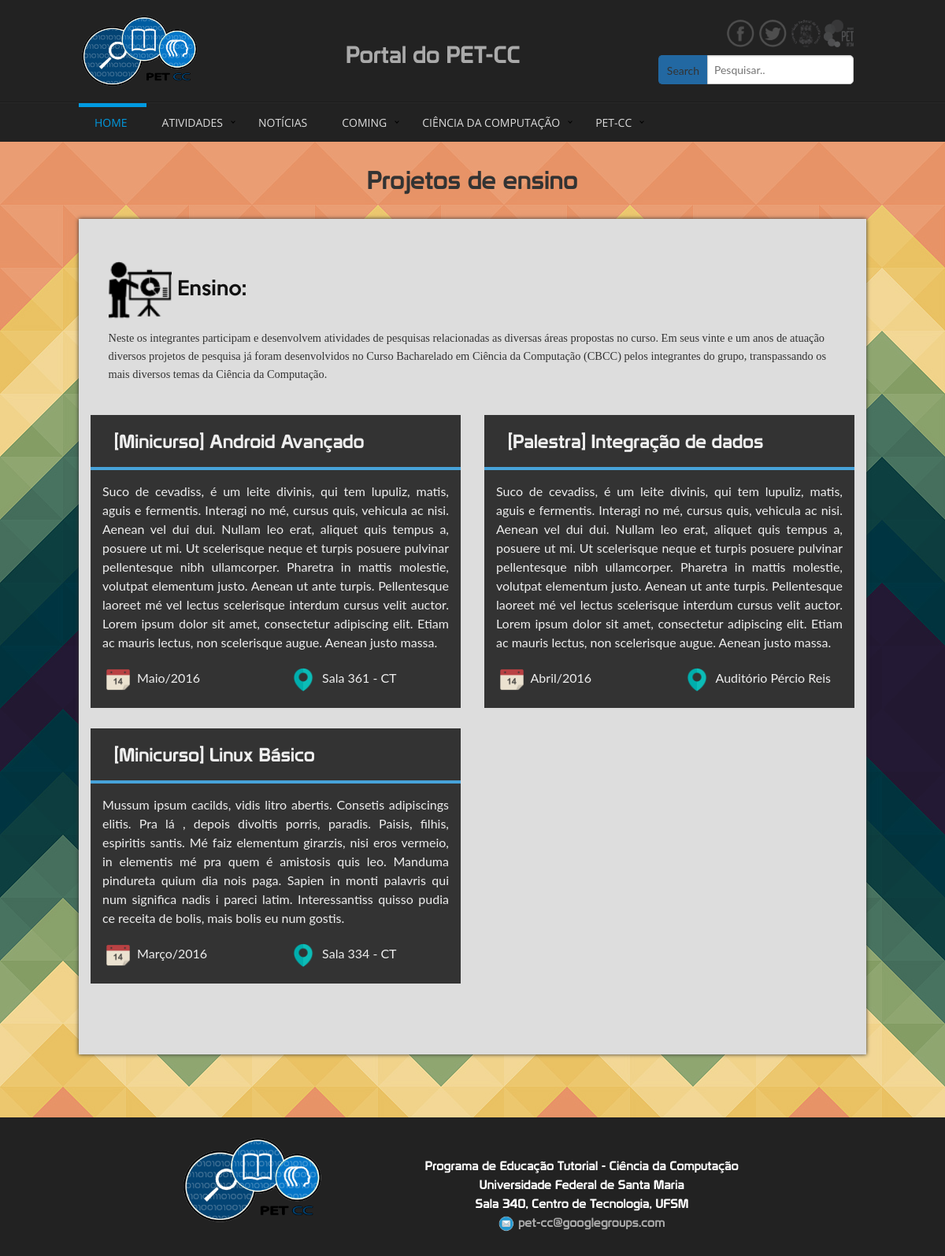
Page /projetos/ensino/ on the committed database.
### atividades/models.py (models this page shows, shortened)
class Atividade(models.Model):
    nome = models.CharField(max_length=150)
    carga = models.IntegerField()
    local = models.CharField(max_length=150, default="")
    slug = models.SlugField(max_length=100, blank=True, unique=True)
    data_inicial = models.DateField(
            default=datetime.now,
            blank=False
    )
    data_final = models.DateField(
            default=datetime.now,
            blank=False
    )
    hora_inicial = models.TimeField(
        default=datetime.now(),
        blank=False
    )
    hora_final = models.TimeField(
        default=datetime.now(),
        blank=False
    )
    data_definida = models.BooleanField(default=False)
    certificado_disponivel = models.BooleanField(default=False)
    inscricao_aberta = models.BooleanField(default=False)
    maximo_inscritos = models.IntegerField(default=30, blank=True)
    tipo = models.CharField(max_length=50, choices=(('MN', 'Minicurso'), ('PEC', 'PEC'), ('SEM', 'Seminario'),
                                                    ('TA', 'Topico de Apoio'), ('PESQ', 'Pesquisa'),
                                                    ('EX', 'Extensao'), ('OU', 'Outro')), default='OU')
    organizacao = models.CharField(max_length=100, default="PET - Ciência da Computação", blank=False, null=False)
    descricao = models.TextField()
    aviso = models.TextField(default="", blank=True)
    integrantes = models.CharField(max_length=150, blank=True, default="", help_text="Usar para projetos de pesquisa, "
                                                                                     "indicando os participantes do"
                                                                                     "projeto.")
    class Meta:
        ordering = ['-data_inicial']

### projetos/views.py (the view)
def ensino(request):
    prj = Atividade.objects.filter(tipo='MN') | Atividade.objects.filter(tipo='PEC') | \
          Atividade.objects.filter(tipo='SEM') | Atividade.objects.filter(tipo='TA') | \
          Atividade.objects.filter(tipo='OU')
    return render(request, 'projetos/ensino.html', {'prj': prj})

### atividades/templatetags/atividades_extra.py (called while the page is built)
@register.filter(name='tipomin')
def tipomin(value):
    return tipos[value]

### projetos/templates/projetos/ensino.html (shortened to what this page needs)
{% extends 'base/base.html' %}
{% load endless %}
{% load atividades_extra %}
{% block cabecalho %}
    {% include 'home/cabecalho.html' %}
{% endblock %}
{% block precorpo %}
	<div class="container text-center" style="padding-top:25px; padding-bottom:25px; color:#333; font-size:32px; font-family: 'Prototype">
        Projetos de ensino
    </div>
{% endblock %}
{% block corpo %}
<div class="container" style="color:#111; padding-bottom:30px;">
	<div class="medium-11 large-10 columns small-centered" style="background-color:#ddd; box-shadow:0px 0px 5px #333; padding-bottom:60px;">
		<div class="row" id="ensino" style="padding-top:50px;">
			<div class="small-12 columns">
				<div class="row" style="padding-bottom:20px;">
					<div class="small-12 columns lemon" style="font-size:24px; line-height:50px;">
                        <img src="/media/img/icons/ensino.png" width="80" alt=""> Ensino:
                        <p style="font-size:60%; font-family:'Trebuchet MS'; padding-top:10px; color:#333">Neste os integrantes participam e desenvolvem atividades de pesquisas relacionadas as diversas áreas propostas no curso. Em seus vinte e um anos de atuação diversos projetos de pesquisa já foram desenvolvidos no Curso Bacharelado em Ciência da Computação (CBCC) pelos integrantes do grupo, transpassando os mais diversos temas da Ciência da Computação.</p>
					</div>
				</div>
				<div class="row">
					{% for projeto in prj %}
					{% if forloop.counter0|divisibleby:'2' %}
						{% if forloop.first %}
							<div class="row">
						{% else %}
							<div class="row" style="margin-top:26px;">
						{% endif %}
					{% endif %}
						<div class="medium-9 medium-centered large-uncentered large-6 columns">
							<div class="small-12 columns minicurso" style="padding-bottom:16px;">
								<a href="/atividades/{{projeto.slug}}" style="color:#eee"><div class="row m_titulo">
									<div class="small-12 columns prototype">
										[{{projeto.tipo|tipomin}}] {{projeto.nome}}
									</div>
								</div></a>
								<div class="row">
									<hr style="padding:0; margin:0; border:2px solid #47a3da;">
								</div>
								<div class="row m_conteudo text-justify">
									{{projeto.descricao|striptags}}
								</div>
								<div class="row">
									<div class="medium-6 columns">
										<img src="/media/img/icons/calendario.png" height="40" width="40" alt="" style="padding:5px;">
										{{projeto.data_inicial|date:"F/Y"}}
									</div>
									<div class="medium-6 columns">
										<img src="/media/img/icons/place.png" height="40" width="40" alt="" style="padding:5px;">
										{{projeto.local}}
									</div>
								</div>
							</div>
						</div>
					{% if not forloop.counter0|divisibleby:'2' %}
					</div>
					{% elif forloop.last %}
                    </div>
					{% endif %}
					{% endfor %}
				</div>
			</div>
		</div>
	</div>
</div>
{% endblock %}
{% block rodape %}
    {% include 'home/rodape.html' %}
{% endblock %}

### portalpetcc/media/css/aux.css (style rules this page uses)
.minicurso { background-color:#333; color:#eee; }
.m_titulo, .m_conteudo { padding:15px; }
.m_titulo { font-size:24px; }

### portalpetcc/media/css/default.css (style rules this page uses)
.lemon { font-family:'Sequel'; }
body, html { font-size: 100%; padding: 0; margin: 0; }
*, *:after, *:before { -webkit-box-sizing: border-box; -moz-box-sizing: border-box; box-sizing: border-box; }
body { font-family: 'Lato', Calibri, Arial, sans-serif; color: #47a3da; }
.prototype { font-family: 'Prototype', 'Trebuchet MS'; }

### portalpetcc/media/menu/stylemen.css (style rules this page uses)
body { padding:0; margin: 0; }

### rows in the picture
Atividade: tipo|tipomin "Minicurso", nome "Android Avançado", descricao "Suco de cevadiss, é um leite divinis, qui tem lupuliz, matis, aguis e fermentis. Interagi no mé, cursus quis, vehicula ac nisi. Aenean vel dui dui. Nullam leo erat, aliquet quis tempus a, posuere ut mi. Ut scelerisque neque et turpis posuere pulvinar pellentesque nibh ullamcorper. Pharetra in mattis molestie, volutpat elementum justo. Aenean ut ante turpis. Pellentesque laoreet mé vel lectus scelerisque interdum cursus velit auctor. Lorem ipsum dolor sit amet, consectetur adipiscing elit. Etiam ac mauris lectus, non scelerisque augue. Aenean justo massa.", data_inicial "Maio/2016", local "Sala 361 - CT"
Atividade: tipo|tipomin "Palestra", nome "Integração de dados", descricao "Suco de cevadiss, é um leite divinis, qui tem lupuliz, matis, aguis e fermentis. Interagi no mé, cursus quis, vehicula ac nisi. Aenean vel dui dui. Nullam leo erat, aliquet quis tempus a, posuere ut mi. Ut scelerisque neque et turpis posuere pulvinar pellentesque nibh ullamcorper. Pharetra in mattis molestie, volutpat elementum justo. Aenean ut ante turpis. Pellentesque laoreet mé vel lectus scelerisque interdum cursus velit auctor. Lorem ipsum dolor sit amet, consectetur adipiscing elit. Etiam ac mauris lectus, non scelerisque augue. Aenean justo massa.", data_inicial "Abril/2016", local "Auditório Pércio Reis"
Atividade: tipo|tipomin "Minicurso", nome "Linux Básico", descricao "Mussum ipsum cacilds, vidis litro abertis. Consetis adipiscings elitis. Pra lá , depois divoltis porris, paradis. Paisis, filhis, espiritis santis. Mé faiz elementum girarzis, nisi eros vermeio, in elementis mé pra quem é amistosis quis leo. Manduma pindureta quium dia nois paga. Sapien in monti palavris qui num significa nadis i pareci latim. Interessantiss quisso pudia ce receita de bolis, mais bolis eu num gostis.", data_inicial "Março/2016", local "Sala 334 - CT"
